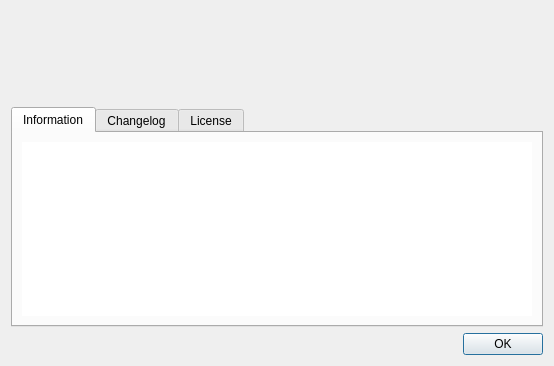
<?xml version="1.0" encoding="UTF-8"?>
<ui version="4.0">
 <class>FormAbout</class>
 <widget class="QDialog" name="FormAbout">
  <property name="geometry">
   <rect>
    <x>0</x>
    <y>0</y>
    <width>554</width>
    <height>366</height>
   </rect>
  </property>
  <property name="windowTitle">
   <string notr="true"/>
  </property>
  <property name="locale">
   <locale language="English" country="UnitedStates"/>
  </property>
  <layout class="QVBoxLayout" name="verticalLayout">
   <item>
    <layout class="QFormLayout" name="m_formLayout">
     <property name="fieldGrowthPolicy">
      <enum>QFormLayout::AllNonFixedFieldsGrow</enum>
     </property>
     <item row="0" column="0">
      <widget class="QLabel" name="m_lblIcon">
       <property name="minimumSize">
        <size>
         <width>90</width>
         <height>90</height>
        </size>
       </property>
       <property name="maximumSize">
        <size>
         <width>90</width>
         <height>90</height>
        </size>
       </property>
       <property name="styleSheet">
        <string notr="true"/>
       </property>
       <property name="locale">
        <locale language="English" country="UnitedStates"/>
       </property>
       <property name="text">
        <string/>
       </property>
       <property name="textFormat">
        <enum>Qt::RichText</enum>
       </property>
       <property name="scaledContents">
        <bool>true</bool>
       </property>
       <property name="alignment">
        <set>Qt::AlignCenter</set>
       </property>
      </widget>
     </item>
     <item row="0" column="1">
      <widget class="QLabel" name="m_lblDesc">
       <property name="minimumSize">
        <size>
         <width>0</width>
         <height>60</height>
        </size>
       </property>
       <property name="locale">
        <locale language="English" country="UnitedStates"/>
       </property>
       <property name="text">
        <string/>
       </property>
       <property name="textFormat">
        <enum>Qt::RichText</enum>
       </property>
       <property name="alignment">
        <set>Qt::AlignLeading|Qt::AlignLeft|Qt::AlignVCenter</set>
       </property>
       <property name="textInteractionFlags">
        <set>Qt::LinksAccessibleByMouse|Qt::TextSelectableByMouse</set>
       </property>
      </widget>
     </item>
    </layout>
   </item>
   <item>
    <widget class="QTabWidget" name="m_tabAbout">
     <property name="styleSheet">
      <string notr="true"/>
     </property>
     <property name="locale">
      <locale language="English" country="UnitedStates"/>
     </property>
     <property name="currentIndex">
      <number>0</number>
     </property>
     <widget class="QWidget" name="m_tabInfo">
      <attribute name="title">
       <string>Information</string>
      </attribute>
      <layout class="QVBoxLayout" name="verticalLayout_2">
       <item>
        <widget class="QTextBrowser" name="m_txtInfo">
         <property name="contextMenuPolicy">
          <enum>Qt::DefaultContextMenu</enum>
         </property>
         <property name="styleSheet">
          <string notr="true"/>
         </property>
         <property name="frameShape">
          <enum>QFrame::NoFrame</enum>
         </property>
         <property name="undoRedoEnabled">
          <bool>false</bool>
         </property>
         <property name="readOnly">
          <bool>true</bool>
         </property>
         <property name="html">
          <string notr="true">&lt;!DOCTYPE HTML PUBLIC &quot;-//W3C//DTD HTML 4.0//EN&quot; &quot;http://www.w3.org/TR/REC-html40/strict.dtd&quot;&gt;
&lt;html&gt;&lt;head&gt;&lt;meta name=&quot;qrichtext&quot; content=&quot;1&quot; /&gt;&lt;style type=&quot;text/css&quot;&gt;
p, li { white-space: pre-wrap; }
&lt;/style&gt;&lt;/head&gt;&lt;body style=&quot; font-family:'MS Shell Dlg 2'; font-size:8.25pt; font-weight:400; font-style:normal;&quot;&gt;
&lt;p style=&quot;-qt-paragraph-type:empty; margin-top:0px; margin-bottom:0px; margin-left:0px; margin-right:0px; -qt-block-indent:0; text-indent:0px; font-family:'Sans Serif'; font-size:9pt;&quot;&gt;&lt;br /&gt;&lt;/p&gt;&lt;/body&gt;&lt;/html&gt;</string>
         </property>
         <property name="acceptRichText">
          <bool>false</bool>
         </property>
         <property name="textInteractionFlags">
          <set>Qt::LinksAccessibleByMouse|Qt::TextSelectableByMouse</set>
         </property>
         <property name="searchPaths">
          <stringlist/>
         </property>
         <property name="openExternalLinks">
          <bool>true</bool>
         </property>
        </widget>
       </item>
      </layout>
     </widget>
     <widget class="QWidget" name="m_tabChangelog">
      <attribute name="title">
       <string>Changelog</string>
      </attribute>
      <layout class="QVBoxLayout" name="verticalLayout_7">
       <item>
        <widget class="QTextBrowser" name="m_txtChangelog">
         <property name="frameShape">
          <enum>QFrame::NoFrame</enum>
         </property>
         <property name="undoRedoEnabled">
          <bool>false</bool>
         </property>
         <property name="html">
          <string notr="true">&lt;!DOCTYPE HTML PUBLIC &quot;-//W3C//DTD HTML 4.0//EN&quot; &quot;http://www.w3.org/TR/REC-html40/strict.dtd&quot;&gt;
&lt;html&gt;&lt;head&gt;&lt;meta name=&quot;qrichtext&quot; content=&quot;1&quot; /&gt;&lt;style type=&quot;text/css&quot;&gt;
p, li { white-space: pre-wrap; }
&lt;/style&gt;&lt;/head&gt;&lt;body style=&quot; font-family:'MS Shell Dlg 2'; font-size:8.25pt; font-weight:400; font-style:normal;&quot;&gt;
&lt;p style=&quot;-qt-paragraph-type:empty; margin-top:0px; margin-bottom:0px; margin-left:0px; margin-right:0px; -qt-block-indent:0; text-indent:0px; font-family:'Sans Serif'; font-size:9pt;&quot;&gt;&lt;br /&gt;&lt;/p&gt;&lt;/body&gt;&lt;/html&gt;</string>
         </property>
         <property name="acceptRichText">
          <bool>false</bool>
         </property>
         <property name="textInteractionFlags">
          <set>Qt::LinksAccessibleByMouse|Qt::TextSelectableByMouse</set>
         </property>
         <property name="openExternalLinks">
          <bool>true</bool>
         </property>
        </widget>
       </item>
       <item>
        <widget class="QLabel" name="m_lblChangelog">
         <property name="text">
          <string>Changelog page is available only in English language.</string>
         </property>
        </widget>
       </item>
      </layout>
     </widget>
     <widget class="QWidget" name="m_tabLicense">
      <attribute name="title">
       <string>License</string>
      </attribute>
      <layout class="QVBoxLayout" name="verticalLayout_3">
       <item>
        <widget class="QTextBrowser" name="m_txtLicense">
         <property name="frameShape">
          <enum>QFrame::NoFrame</enum>
         </property>
         <property name="undoRedoEnabled">
          <bool>false</bool>
         </property>
         <property name="html">
          <string notr="true">&lt;!DOCTYPE HTML PUBLIC &quot;-//W3C//DTD HTML 4.0//EN&quot; &quot;http://www.w3.org/TR/REC-html40/strict.dtd&quot;&gt;
&lt;html&gt;&lt;head&gt;&lt;meta name=&quot;qrichtext&quot; content=&quot;1&quot; /&gt;&lt;style type=&quot;text/css&quot;&gt;
p, li { white-space: pre-wrap; }
&lt;/style&gt;&lt;/head&gt;&lt;body style=&quot; font-family:'MS Shell Dlg 2'; font-size:8.25pt; font-weight:400; font-style:normal;&quot;&gt;
&lt;p style=&quot;-qt-paragraph-type:empty; margin-top:0px; margin-bottom:0px; margin-left:0px; margin-right:0px; -qt-block-indent:0; text-indent:0px; font-family:'Sans Serif'; font-size:9pt;&quot;&gt;&lt;br /&gt;&lt;/p&gt;&lt;/body&gt;&lt;/html&gt;</string>
         </property>
         <property name="acceptRichText">
          <bool>false</bool>
         </property>
         <property name="textInteractionFlags">
          <set>Qt::LinksAccessibleByMouse|Qt::TextSelectableByMouse</set>
         </property>
         <property name="openExternalLinks">
          <bool>true</bool>
         </property>
        </widget>
       </item>
       <item>
        <widget class="QLabel" name="m_lblLicense">
         <property name="text">
          <string>License page is available only in English language.</string>
         </property>
        </widget>
       </item>
      </layout>
     </widget>
    </widget>
   </item>
   <item>
    <widget class="QDialogButtonBox" name="m_buttonBox">
     <property name="standardButtons">
      <set>QDialogButtonBox::Ok</set>
     </property>
    </widget>
   </item>
  </layout>
 </widget>
 <resources/>
 <connections>
  <connection>
   <sender>m_buttonBox</sender>
   <signal>accepted()</signal>
   <receiver>FormAbout</receiver>
   <slot>accept()</slot>
   <hints>
    <hint type="sourcelabel">
     <x>363</x>
     <y>425</y>
    </hint>
    <hint type="destinationlabel">
     <x>363</x>
     <y>222</y>
    </hint>
   </hints>
  </connection>
 </connections>
</ui>
